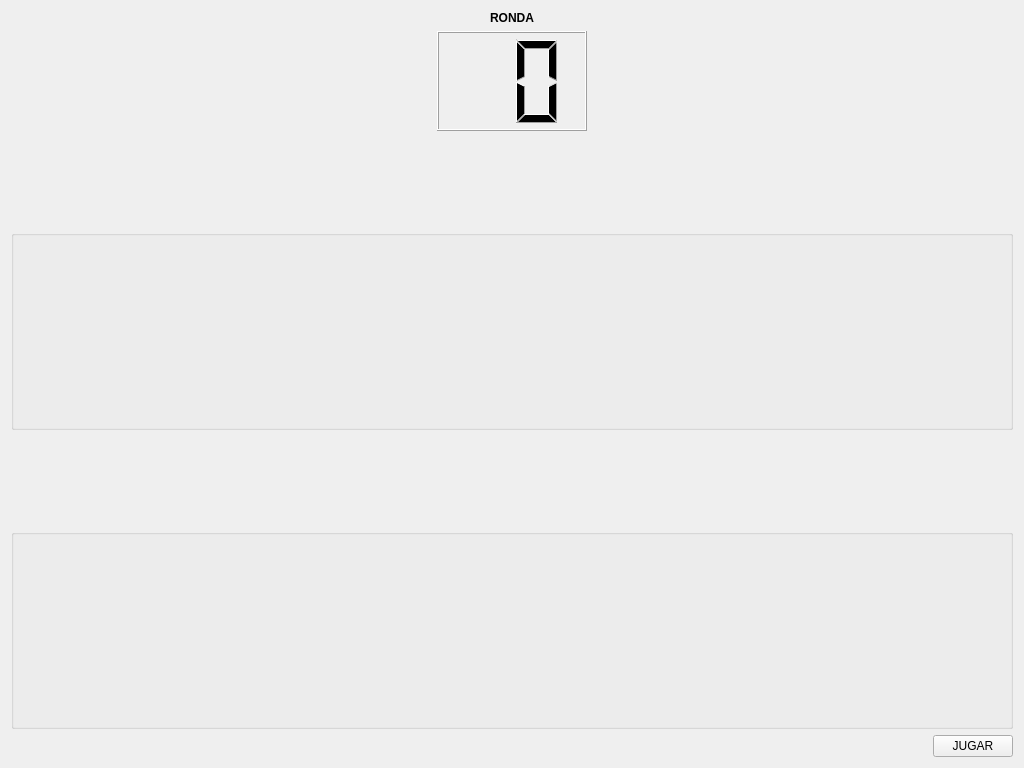
<?xml version="1.0" encoding="UTF-8"?>
<ui version="4.0">
 <class>VentanaJuego</class>
 <widget class="QWidget" name="VentanaJuego">
  <property name="geometry">
   <rect>
    <x>0</x>
    <y>0</y>
    <width>1024</width>
    <height>768</height>
   </rect>
  </property>
  <property name="minimumSize">
   <size>
    <width>1024</width>
    <height>768</height>
   </size>
  </property>
  <property name="windowTitle">
   <string>VentanaJuego</string>
  </property>
  <layout class="QVBoxLayout" name="verticalLayout_2">
   <item>
    <layout class="QHBoxLayout" name="horizontalLayout_2">
     <item>
      <spacer name="horizontalSpacer">
       <property name="orientation">
        <enum>Qt::Orientation::Horizontal</enum>
       </property>
       <property name="sizeHint" stdset="0">
        <size>
         <width>40</width>
         <height>20</height>
        </size>
       </property>
      </spacer>
     </item>
     <item>
      <layout class="QVBoxLayout" name="verticalLayout">
       <item>
        <widget class="QLabel" name="label">
         <property name="font">
          <font>
           <bold>true</bold>
          </font>
         </property>
         <property name="text">
          <string>RONDA</string>
         </property>
         <property name="textFormat">
          <enum>Qt::TextFormat::RichText</enum>
         </property>
         <property name="scaledContents">
          <bool>false</bool>
         </property>
         <property name="alignment">
          <set>Qt::AlignmentFlag::AlignCenter</set>
         </property>
         <property name="textInteractionFlags">
          <set>Qt::TextInteractionFlag::NoTextInteraction</set>
         </property>
        </widget>
       </item>
       <item>
        <widget class="QLCDNumber" name="ronda_lcd">
         <property name="minimumSize">
          <size>
           <width>150</width>
           <height>100</height>
          </size>
         </property>
         <property name="digitCount">
          <number>2</number>
         </property>
        </widget>
       </item>
      </layout>
     </item>
     <item>
      <spacer name="horizontalSpacer_2">
       <property name="orientation">
        <enum>Qt::Orientation::Horizontal</enum>
       </property>
       <property name="sizeHint" stdset="0">
        <size>
         <width>40</width>
         <height>20</height>
        </size>
       </property>
      </spacer>
     </item>
    </layout>
   </item>
   <item>
    <spacer name="verticalSpacer_2">
     <property name="orientation">
      <enum>Qt::Orientation::Vertical</enum>
     </property>
     <property name="sizeHint" stdset="0">
      <size>
       <width>20</width>
       <height>78</height>
      </size>
     </property>
    </spacer>
   </item>
   <item>
    <widget class="QGroupBox" name="IA_gb">
     <property name="minimumSize">
      <size>
       <width>980</width>
       <height>200</height>
      </size>
     </property>
     <property name="title">
      <string/>
     </property>
    </widget>
   </item>
   <item>
    <spacer name="verticalSpacer">
     <property name="orientation">
      <enum>Qt::Orientation::Vertical</enum>
     </property>
     <property name="sizeHint" stdset="0">
      <size>
       <width>20</width>
       <height>78</height>
      </size>
     </property>
    </spacer>
   </item>
   <item>
    <widget class="QGroupBox" name="Jugador_gb">
     <property name="minimumSize">
      <size>
       <width>980</width>
       <height>200</height>
      </size>
     </property>
     <property name="title">
      <string/>
     </property>
    </widget>
   </item>
   <item>
    <layout class="QHBoxLayout" name="horizontalLayout">
     <item>
      <spacer name="horizontalSpacer_3">
       <property name="orientation">
        <enum>Qt::Orientation::Horizontal</enum>
       </property>
       <property name="sizeHint" stdset="0">
        <size>
         <width>40</width>
         <height>20</height>
        </size>
       </property>
      </spacer>
     </item>
     <item>
      <widget class="QPushButton" name="pushButton">
       <property name="text">
        <string>JUGAR</string>
       </property>
      </widget>
     </item>
    </layout>
   </item>
  </layout>
 </widget>
 <resources/>
 <connections/>
</ui>
